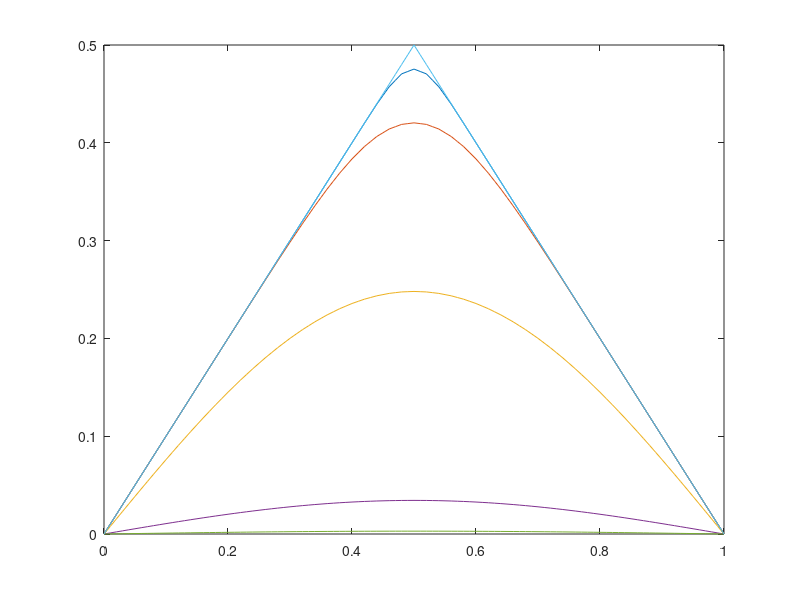

Write the MATLAB code that produced this figure.
n = 10000;
for i = 0:100
    x(i+1,1) = i/100;
    if i<=50
        ux(i+1,1) = i/100;
    else
        ux(i+1,1) = 1- (i/100);
    end
end

u0=ux;
u1(1,1) = u0(1,1);
u1(101,1) = u0(101,1);

for i = 1:n
    for j = 2:100
        u1(j,1)=u0(j,1)+0.5*(u0(j+1,1)-2*u0(j,1)+u0(j-1,1));
    end
    u0 = u1;
    if i==10
        plot(x,u1)
        hold on
    elseif i==100
        plot(x,u1);
    elseif i==1000
        plot(x,u1);
    elseif i==5000
        plot(x,u1);
    end
end

plot(x,u1)

plot(x,ux)

hold off